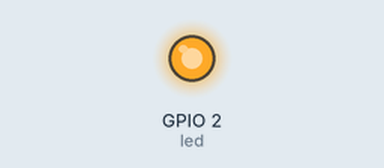
Bench run of a program on a simulated ESP32 board running MicroPython. Parts: output pins drawn as LEDs (lit = HIGH).

Above: at 0.05 s.
At 2.55 s:
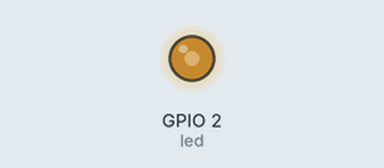
At 3.8 s:
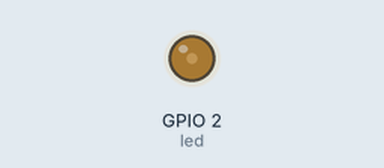
At 5.1 s:
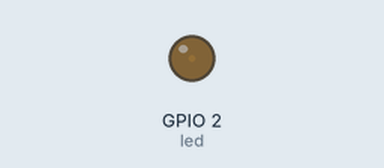
Timing chart, 0 to 6.7 s (numbered marks = the images above):
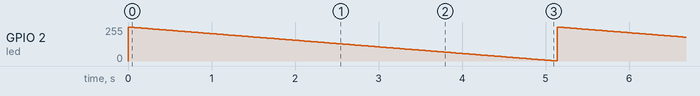

The program:

Exercise_02_Glowing_Light.py
```python
# Hibiscus Sense - Exercise 02 Glowing Light
#
#   There is 1x blue LED.
#   This LED is connected to GPIO2 of ESP32 microcontroller.
#   We need to generate PWM output signal on GPIO2 to control the brightness of this LED.
#
#   Therefore in the sketch,
#   we configure the PWM controller, choose GPIO for PWM signal output
#   and generate the PWM signal on chosen GPIO.

from machine import Pin,PWM
from time import sleep

# configure PWM controller congfiguration and declare the GPIO number for PWM signal output.
led = PWM(Pin(2))

duty_cycle=0

while True:
    # function for() to create decremental value by 1 start from 1023 --> 0
    # from OFF LED to linear increasing brightness, for active-low circuit.
    # for loop in range concept "for _ in range (start,end,step)"
    for duty_cycle in range (1023, 0, -1):
        led.duty(duty_cycle)

        # wait for 0.005 seconds before start again.
        sleep(0.005)

        
```

Measured:
- by itself, GPIO 2 (led): ramps from 255/255 to 1/255 and jumps back, once every 5.1 s
